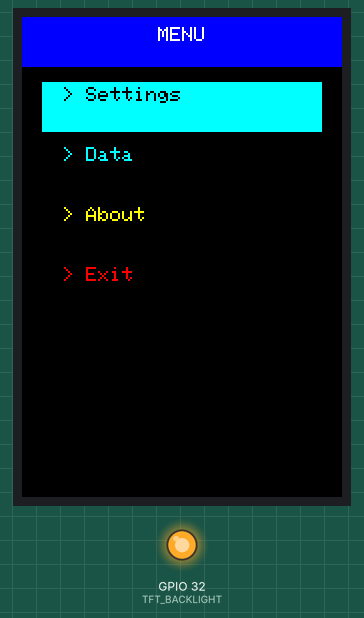
Simulated run of this sketch. Board: ESP32. Shown: 320×480 colour display, output pins drawn as LEDs (lit = HIGH). Pins used as bus, display or sensor lines are not drawn; what the sketch prints to the serial monitor is not drawn.

Above: at 1.5 s.

The sketch:

Lesson08_Menu.ino
```cpp
/*
 * Lesson 08: Menu Interface
 * 3.5 inch TFT-LCD Display Tutorial
 *
 * Course objectives: Learn to create a menu interface
 *
 * Key concepts:
 * - Menu UI design
 * - Highlight current option
 * - Title bar design
 * - Menu item layout
 *
 * Library needed (install once via Tools -> Manage Libraries):
 * - "GFX Library for Arduino" by moononournation. Any recent version works.
 *
 * Before uploading, pick your board in Arduino IDE under Tools -> Board:
 * "ESP32S3 Dev Module" for an ESP32-S3, or "ESP32 Dev Module" for a classic ESP32.
 */

#include <Arduino_GFX_Library.h>

// ==================== Color Name Compatibility ====================
// GFX Library 1.6.5+ renamed the short color macros (BLACK, RED, ...) to RGB565_*.
// These aliases keep the sketch compiling on both old (<=1.6.4) and new (>=1.6.5)
// versions. The #ifndef guard makes it a no-op on versions that still define BLACK.
#ifndef BLACK
  #define BLACK   RGB565_BLACK
  #define WHITE   RGB565_WHITE
  #define RED     RGB565_RED
  #define GREEN   RGB565_GREEN
  #define BLUE    RGB565_BLUE
  #define YELLOW  RGB565_YELLOW
  #define MAGENTA RGB565_MAGENTA
  #define CYAN    RGB565_CYAN
#endif


// ==================== SPI LCD Pin Definitions ====================
// This kit ships wired for ESP32-S3, but the display module's ribbon cable works
// with any board. Pins are selected automatically based on the board you choose
// in Arduino IDE (Tools -> Board), so the same sketch compiles on both.
#if defined(CONFIG_IDF_TARGET_ESP32S3)
  // ESP32-S3 (select "ESP32S3 Dev Module") - default wiring for this kit
  #define TFT_CS    10   // CS  (Chip Select)
  #define TFT_RST   42   // RESET
  #define TFT_DC    2    // DC/RS/A0 (Data/Command) - **Must connect!**
  #define TFT_MOSI  11   // SDA/MOSI (SPI data)
  #define TFT_SCLK  12   // SCL/SCLK (SPI clock)
  #define TFT_BACKLIGHT 41  // LEDA/BLK (Backlight)
  #define TFT_USE_PSRAM true
  #define TFT_SPI_NUM   HSPI    // S3: SPI3 host (=1). Usable buses are FSPI(=0) and HSPI(=1).
#else
  // Classic ESP32 (e.g. Lonely Binary PinPulse, select "ESP32 Dev Module")
  // NOTE: GPIO 41/42 do not exist on classic ESP32, and GPIO 6-11 are reserved for
  // the on-chip SPI flash, so the S3 pins above cannot be used. These are the
  // standard VSPI pins for classic ESP32.
  #define TFT_CS    15   // CS  (Chip Select)
  #define TFT_RST   4    // RESET
  #define TFT_DC    2    // DC/RS/A0 (Data/Command) - **Must connect!**
  #define TFT_MOSI  23   // SDA/MOSI (SPI data, VSPI default)
  #define TFT_SCLK  18   // SCL/SCLK (SPI clock, VSPI default)
  #define TFT_BACKLIGHT 32  // LEDA/BLK (Backlight)
  #define TFT_USE_PSRAM false
  #define TFT_SPI_NUM   VSPI    // classic ESP32: SPI3 host (=3). NOT FSPI(=1) -- that is the on-chip flash bus.
#endif

// ==================== Create the display object ====================
// "bus" sets up HOW we talk to the screen (hardware SPI on the pins above).
// "gfx" is the ST7796 screen driver (320x480) we call to draw text and shapes.
// Using a different screen size? See ADAPTATION_GUIDE.md in that size's folder.
Arduino_DataBus *bus = new Arduino_ESP32SPI(TFT_DC, TFT_CS, TFT_SCLK, TFT_MOSI, GFX_NOT_DEFINED, TFT_SPI_NUM /* HSPI on S3, VSPI on classic ESP32 */, true /* is_shared_interface */);
Arduino_ST7796 *gfx = new Arduino_ST7796(bus, TFT_RST, 0, true /* IPS */, 320, 480, 0, 0, 0, 0);

// ==================== Helper Functions ====================

// Draw centered text
void drawCenteredText(const char* text, int y, uint16_t color, int size) {
  gfx->setTextSize(size);
  gfx->setTextColor(color);
  int textWidth = strlen(text) * size * 6;
  int x = (gfx->width() - textWidth) / 2;
  gfx->setCursor(x, y);
  gfx->println(text);
}

// ==================== Initialization ====================
void setup() {
  Serial.begin(115200);
  delay(1000);

  Serial.println("Lesson 08: Menu Interface");
  Serial.println("Initializing LCD...");

  // Turn the backlight on (on/off only, no brightness control).
  pinMode(TFT_BACKLIGHT, OUTPUT);
  digitalWrite(TFT_BACKLIGHT, HIGH);  // HIGH = backlight ON

  // Reset display
  pinMode(TFT_RST, OUTPUT);
  digitalWrite(TFT_RST, LOW);
  delay(10);
  digitalWrite(TFT_RST, HIGH);
  delay(120);

  // Initialize LCD
  if (!gfx->begin()) {
    Serial.println("LCD initialization failed!");
    while (1);
  }

  gfx->setRotation(0);

  Serial.println("LCD initialized successfully!");

  // ==================== Lesson Content ====================

  // Menu interface
  Serial.println("Displaying Menu Interface");
  gfx->fillScreen(BLACK);

  // Title bar
  gfx->fillRect(0, 0, 320, 50, BLUE);
  drawCenteredText("MENU", 10, WHITE, 2);

  // Menu items
  int menuY = 70;
  const char* menuItems[] = {"Settings", "Data", "About", "Exit"};
  uint16_t menuColors[] = {WHITE, CYAN, YELLOW, RED};

  gfx->setTextSize(2);
  for (int i = 0; i < 4; i++) {
    // Highlight current item (first one)
    if (i == 0) {
      gfx->fillRect(20, menuY - 5, 280, 50, CYAN);
      gfx->setTextColor(BLACK);
    } else {
      gfx->setTextColor(menuColors[i]);
    }

    gfx->setCursor(40, menuY);
    gfx->print("> ");
    gfx->println(menuItems[i]);

    menuY += 60;
  }

  Serial.println("Menu Interface display complete!");
}

void loop() {
  delay(1000);
}
```
